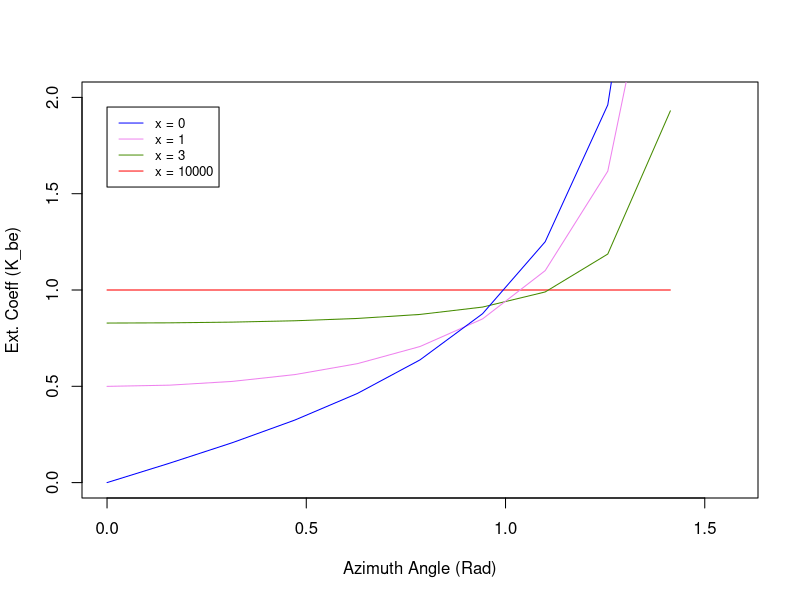
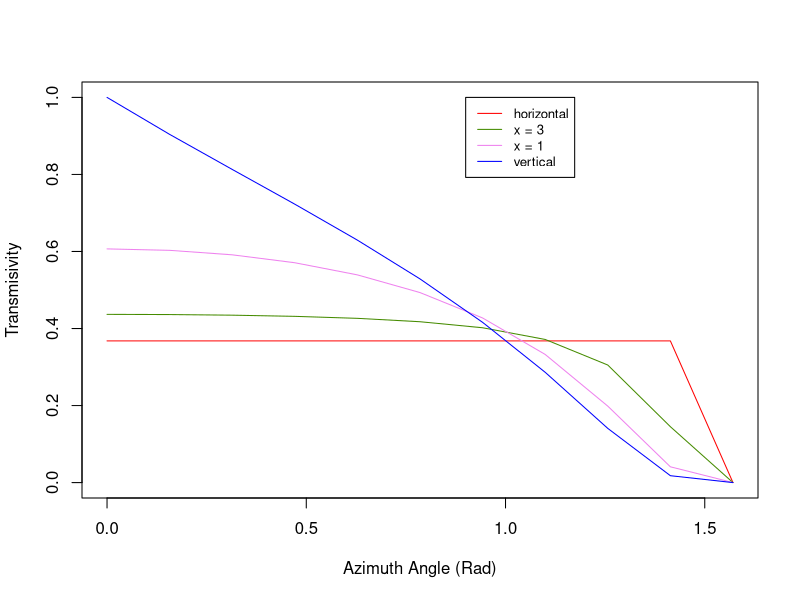
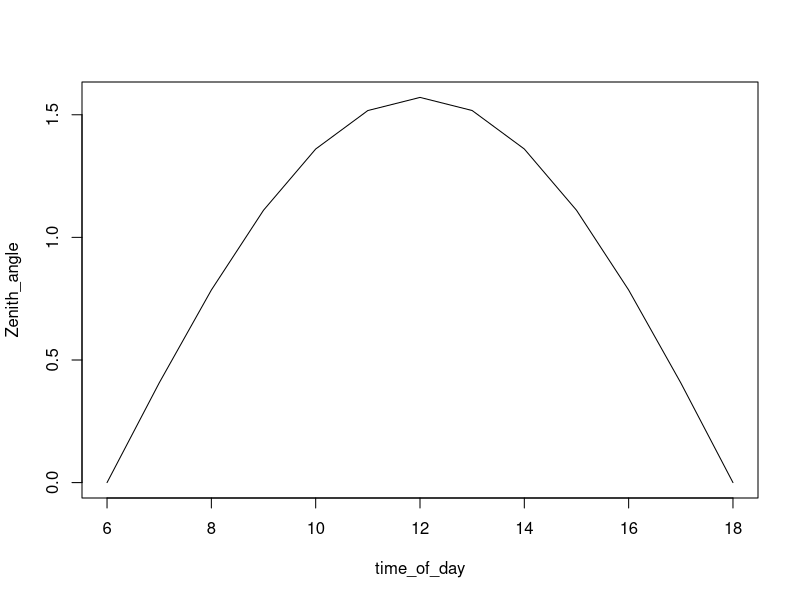
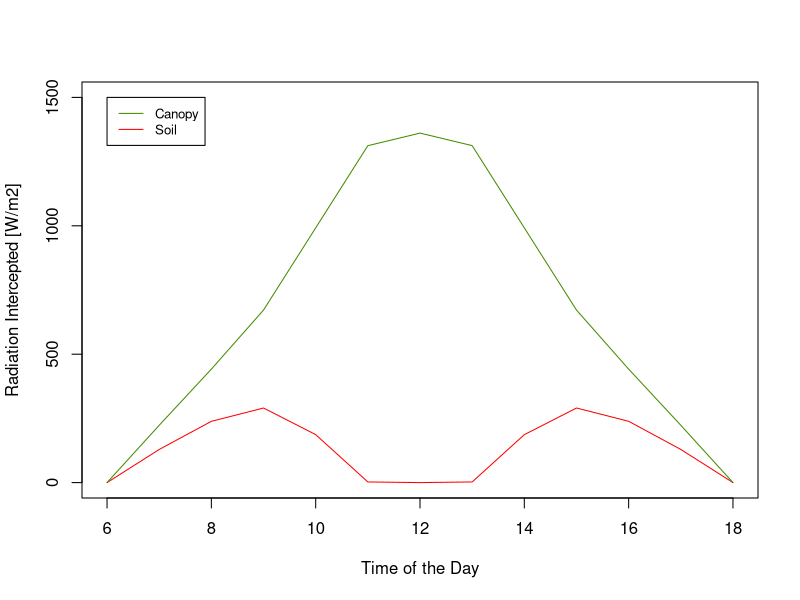
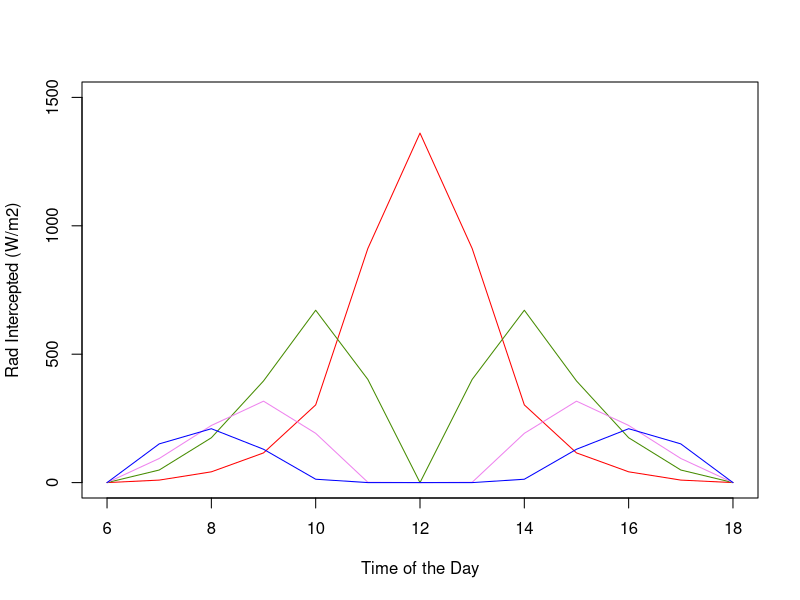

These figures' R source, in order:
#comando para borrar todas las variables en "Environment"
rm(list = ls())




#Definimos ecuacion para calcular k_be apra una canopia con hojas
#con una distribucion elipsoidal
#Eq.15.4 (pp251 Campbell y Norman)
k_be <- function(x,psi){ #x y psi son los argumentos de la funcion
  
  tan2 <-(1-cos(2*psi))/(cos(2*psi)+1)  #Definimos funcion para calcular tan^2(psi) [sacada de https://www.wolframalpha.com/]
  
  epsilon_dist <- sqrt(x^2+tan2)/(x+1.774*(x+1.182)^(-0.733)) #estimacion de Kbe, segun la ecuacion
  
  return(epsilon_dist)  #output de la funcion
}
  


#Generamos un vector con valores de Azimuth de 0 a pi/2 
#(0 a 90 grados, o mediodia solar (pi/2))
  pi_vector <- seq(from = 0, to= pi/2, by = pi/20)
  
#Generemos distintos plots para distintos valores x en la ecuacion 15.4
  plot(x = pi_vector, y = k_be(1000,pi_vector), type = "line", col = "red", 
       xlim = c(0,pi/2), ylim = c(0,2), xlab = "Azimuth Angle (Rad)", ylab = "Ext. Coeff (K_be)")
  lines(x = pi_vector, y = k_be(3,pi_vector), col = "chartreuse4")
  lines(x = pi_vector, y = k_be(1,pi_vector), col = "violet")
  lines(x = pi_vector, y = k_be(0,pi_vector), col = "blue")
  
  legend(0,1.95, legend = c("x = 0","x = 1","x = 3", "x = 10000"), col = c("blue","violet","chartreuse4","red"),
         lty=1:1, cex=0.8)
  

# Generamos una ecuacion para la trasmisividad de la canopia 
  canopy_trans <- function(LAI,x,psi){
    
    tau <- exp(-k_be(x,psi)*LAI) #Eq. 15.1 (pp. 249 Campbell and Norman)
    
    return(tau)
    } 
  
# Graficamos la trasnmisividad de la canopia en base a un LAI = 1, distintos x 
# para varios angulos azimutales 
  
  plot(x = pi_vector, y = canopy_trans(LAI = 1,x=100000,pi_vector), type = "line", col = "red",
       xlim = c(0,pi/2), ylim = c(0,1), xlab = "Azimuth Angle (Rad)", ylab = "Transmisivity")
  lines(x = pi_vector, y = canopy_trans(LAI = 1,x=3,pi_vector), col = "chartreuse4")
  lines(x = pi_vector, y = canopy_trans(LAI = 1,x=1,pi_vector), col = "violet")
  lines(x = pi_vector, y = canopy_trans(LAI = 1,x=0,pi_vector), col = "blue")
  
  legend(0.9,1, legend = c("horizontal","x = 3","x = 1", "vertical"), col = c("red","chartreuse4","violet","blue"),
         lty=1:1, cex=0.8)
  
  
  
  
######################################################  
################## EJERCICIO 1 ########################   
######################################################  
  Cte_solar = 1361 #[W/m^2 constante solar]
  

  #Vector de 6 am a 6 pm con el fin de evitar radiaciones negativas (noche)
  time_of_day <- seq(from = 6, to =  18, by = 1)
  
  #Formula simplificada para estimar el angulo Zenital
  Zenith_angle <- -cos(time_of_day*(2*pi/24))*pi/2
  
  #Formula simplificada para estimar la radiacion incidente [w/m^2]
  Io <- -cos(time_of_day*(2*pi/24))*Cte_solar
 
  
  
  plot(x = time_of_day, y = Zenith_angle, type = "line")
  
  plot(x = time_of_day, Io*canopy_trans(LAI =1.2, x = 3, Zenith_angle), type = "line", col = "red",
       xlim = c(6,18), ylim = c(0,1500), xlab = "Time of the Day", ylab = "Radiation Intercepted [W/m2]")
  lines(x = time_of_day, Io*(1-canopy_trans(LAI =1.2, x = 3, Zenith_angle)), col = "chartreuse4")
  
  legend(6,1500, legend = c("Canopy","Soil"), col = c("chartreuse4","red"),
         lty=1:1, cex=0.8)
  
  
  
  ######################################################  
  ################## EJERCICIO 2 ########################   
  ######################################################  
  
  
  #Vector para LAI a lo largo del perfil de la canopia
  LAI <- c(0.1,0.25,0.5,0.75,1)
  
  #Vector de valores x a lo largo del perfil de la canopia
  x_value <- c(0.1, 0.5, 1, 3, 5, 10000)

  
  intercepted <- matrix(ncol = length(Zenith_angle), nrow = length(LAI), data = NA)
  rad_intercepted <- matrix(ncol = length(Zenith_angle), nrow = length(LAI), data = NA)
  rad_transmited <- matrix(ncol = length(Zenith_angle), nrow = length(LAI), data = NA)
  
  for(i in 1:length(LAI)){
    for(j in 1:length(Zenith_angle)){
    
      intercepted[i,j] <- 1-canopy_trans(psi = Zenith_angle[j], x_value[i], LAI[i])
      
      if (i == 1){
        rad_intercepted[i,j] <- Io[j]*intercepted[i,j]
        rad_transmited[i,j] <- Io[j]-rad_intercepted[i,j]
        
      } else{
        rad_intercepted[i,j] <- rad_transmited[i-1,j]*intercepted[i,j]
        rad_transmited[i,j] <- rad_transmited[i-1,j]-rad_intercepted[i,j]
         
        if(rad_transmited[i,j] <0){rad_transmited[i,j] = 0}
         
        
        }
  }
  }
  
  plot(x = time_of_day, y = rad_intercepted[1,], col = "red", type = "line", 
       xlim = c(6,18), ylim = c(0,1500),
       xlab = "Time of the Day",
       ylab = "Rad Intercepted (W/m2)")
  lines(x = time_of_day, y = rad_intercepted[2,], col = "chartreuse4")
  lines(x = time_of_day, y = rad_intercepted[3,], col = "violet")
  lines(x = time_of_day, y = rad_intercepted[4,], col = "blue")
  
  
  
